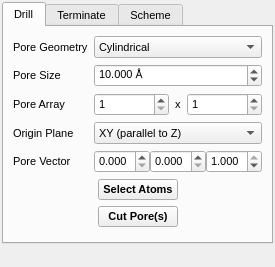
<ui version="4.0">
 <class>PoresWidget</class>
 <widget class="QDockWidget" name="PoresWidget">
  <property name="geometry">
   <rect>
    <x>0</x>
    <y>0</y>
    <width>273</width>
    <height>267</height>
   </rect>
  </property>
  <property name="sizePolicy">
   <sizepolicy hsizetype="Preferred" vsizetype="MinimumExpanding">
    <horstretch>0</horstretch>
    <verstretch>0</verstretch>
   </sizepolicy>
  </property>
  <property name="minimumSize">
   <size>
    <width>273</width>
    <height>267</height>
   </size>
  </property>
  <property name="maximumSize">
   <size>
    <width>275</width>
    <height>524287</height>
   </size>
  </property>
  <property name="font">
   <font>
    <pointsize>8</pointsize>
   </font>
  </property>
  <property name="floating">
   <bool>true</bool>
  </property>
  <property name="allowedAreas">
   <set>Qt::LeftDockWidgetArea|Qt::RightDockWidgetArea</set>
  </property>
  <property name="windowTitle">
   <string>Pore Builder</string>
  </property>
  <widget class="QWidget" name="dockWidgetContents">
   <layout class="QVBoxLayout" name="verticalLayout_4">
    <property name="margin">
     <number>2</number>
    </property>
    <item>
     <widget class="QTabWidget" name="PoreTabWidget">
      <property name="sizePolicy">
       <sizepolicy hsizetype="Expanding" vsizetype="Expanding">
        <horstretch>0</horstretch>
        <verstretch>0</verstretch>
       </sizepolicy>
      </property>
      <property name="minimumSize">
       <size>
        <width>0</width>
        <height>0</height>
       </size>
      </property>
      <property name="currentIndex">
       <number>0</number>
      </property>
      <widget class="QWidget" name="DrillTab">
       <attribute name="title">
        <string>Drill</string>
       </attribute>
       <layout class="QVBoxLayout" name="verticalLayout_2">
        <item>
         <layout class="QGridLayout" name="gridLayout">
          <item row="0" column="0">
           <widget class="QLabel" name="label">
            <property name="sizePolicy">
             <sizepolicy hsizetype="Minimum" vsizetype="Preferred">
              <horstretch>0</horstretch>
              <verstretch>0</verstretch>
             </sizepolicy>
            </property>
            <property name="text">
             <string>Pore Geometry</string>
            </property>
           </widget>
          </item>
          <item row="0" column="1">
           <widget class="QComboBox" name="PoreGeometryCombo">
            <property name="sizePolicy">
             <sizepolicy hsizetype="Expanding" vsizetype="Fixed">
              <horstretch>0</horstretch>
              <verstretch>0</verstretch>
             </sizepolicy>
            </property>
            <property name="toolTip">
             <string>Shape of the pores to drill</string>
            </property>
            <item>
             <property name="text">
              <string>Cylindrical</string>
             </property>
            </item>
           </widget>
          </item>
          <item row="2" column="0">
           <widget class="QLabel" name="label_2">
            <property name="text">
             <string>Pore Array</string>
            </property>
           </widget>
          </item>
          <item row="1" column="1">
           <widget class="QDoubleSpinBox" name="PoreSizeSpin">
            <property name="toolTip">
             <string>Size parameter for the selected pore geometry</string>
            </property>
            <property name="suffix">
             <string> Å</string>
            </property>
            <property name="decimals">
             <number>3</number>
            </property>
            <property name="value">
             <double>10.000000000000000</double>
            </property>
           </widget>
          </item>
          <item row="2" column="1">
           <layout class="QHBoxLayout" name="horizontalLayout">
            <item>
             <widget class="QSpinBox" name="ArrayXSpin">
              <property name="sizePolicy">
               <sizepolicy hsizetype="Expanding" vsizetype="Fixed">
                <horstretch>0</horstretch>
                <verstretch>0</verstretch>
               </sizepolicy>
              </property>
              <property name="toolTip">
               <string>Number of pores to drill along first plane axis</string>
              </property>
              <property name="minimum">
               <number>1</number>
              </property>
              <property name="maximum">
               <number>1000</number>
              </property>
             </widget>
            </item>
            <item>
             <widget class="QLabel" name="label_3">
              <property name="sizePolicy">
               <sizepolicy hsizetype="Minimum" vsizetype="Preferred">
                <horstretch>0</horstretch>
                <verstretch>0</verstretch>
               </sizepolicy>
              </property>
              <property name="text">
               <string>x</string>
              </property>
             </widget>
            </item>
            <item>
             <widget class="QSpinBox" name="ArrayYSpin">
              <property name="sizePolicy">
               <sizepolicy hsizetype="Expanding" vsizetype="Fixed">
                <horstretch>0</horstretch>
                <verstretch>0</verstretch>
               </sizepolicy>
              </property>
              <property name="toolTip">
               <string>Number of pores to drill along second plane axis</string>
              </property>
              <property name="minimum">
               <number>1</number>
              </property>
              <property name="maximum">
               <number>1000</number>
              </property>
             </widget>
            </item>
           </layout>
          </item>
          <item row="1" column="0">
           <widget class="QLabel" name="label_4">
            <property name="text">
             <string>Pore Size</string>
            </property>
           </widget>
          </item>
          <item row="3" column="0">
           <widget class="QLabel" name="label_12">
            <property name="text">
             <string>Origin Plane</string>
            </property>
           </widget>
          </item>
          <item row="3" column="1">
           <widget class="QComboBox" name="OriginPlaneCombo">
            <property name="toolTip">
             <string>Origin plane (cell / crystal face) of the pores</string>
            </property>
            <property name="currentIndex">
             <number>2</number>
            </property>
            <item>
             <property name="text">
              <string>YZ (parallel to X)</string>
             </property>
            </item>
            <item>
             <property name="text">
              <string>XZ (parallel to Y)</string>
             </property>
            </item>
            <item>
             <property name="text">
              <string>XY (parallel to Z)</string>
             </property>
            </item>
           </widget>
          </item>
          <item row="4" column="0">
           <widget class="QLabel" name="label_13">
            <property name="text">
             <string>Pore Vector</string>
            </property>
           </widget>
          </item>
          <item row="4" column="1">
           <layout class="QHBoxLayout" name="horizontalLayout_7">
            <property name="spacing">
             <number>0</number>
            </property>
            <item>
             <widget class="QDoubleSpinBox" name="PoreVectorX">
              <property name="decimals">
               <number>3</number>
              </property>
              <property name="maximum">
               <double>1.000000000000000</double>
              </property>
              <property name="singleStep">
               <double>0.100000000000000</double>
              </property>
             </widget>
            </item>
            <item>
             <widget class="QDoubleSpinBox" name="PoreVectorY">
              <property name="decimals">
               <number>3</number>
              </property>
              <property name="maximum">
               <double>1.000000000000000</double>
              </property>
              <property name="singleStep">
               <double>0.100000000000000</double>
              </property>
             </widget>
            </item>
            <item>
             <widget class="QDoubleSpinBox" name="PoreVectorZ">
              <property name="decimals">
               <number>3</number>
              </property>
              <property name="maximum">
               <double>1.000000000000000</double>
              </property>
              <property name="singleStep">
               <double>0.100000000000000</double>
              </property>
              <property name="value">
               <double>1.000000000000000</double>
              </property>
             </widget>
            </item>
           </layout>
          </item>
         </layout>
        </item>
        <item>
         <layout class="QHBoxLayout" name="horizontalLayout_2">
          <item>
           <spacer name="horizontalSpacer">
            <property name="orientation">
             <enum>Qt::Horizontal</enum>
            </property>
            <property name="sizeHint" stdset="0">
             <size>
              <width>40</width>
              <height>20</height>
             </size>
            </property>
           </spacer>
          </item>
          <item>
           <layout class="QVBoxLayout" name="verticalLayout">
            <item>
             <widget class="QPushButton" name="PoreSelectButton">
              <property name="font">
               <font>
                <weight>75</weight>
                <bold>true</bold>
               </font>
              </property>
              <property name="text">
               <string>Select Atoms</string>
              </property>
             </widget>
            </item>
            <item>
             <widget class="QPushButton" name="PoreSelectAndCutButton">
              <property name="font">
               <font>
                <weight>75</weight>
                <bold>true</bold>
               </font>
              </property>
              <property name="text">
               <string>Cut Pore(s)</string>
              </property>
             </widget>
            </item>
           </layout>
          </item>
          <item>
           <spacer name="horizontalSpacer_2">
            <property name="orientation">
             <enum>Qt::Horizontal</enum>
            </property>
            <property name="sizeHint" stdset="0">
             <size>
              <width>40</width>
              <height>20</height>
             </size>
            </property>
           </spacer>
          </item>
         </layout>
        </item>
        <item>
         <spacer name="verticalSpacer_4">
          <property name="orientation">
           <enum>Qt::Vertical</enum>
          </property>
          <property name="sizeHint" stdset="0">
           <size>
            <width>20</width>
            <height>0</height>
           </size>
          </property>
         </spacer>
        </item>
       </layout>
      </widget>
      <widget class="QWidget" name="TerminateTab">
       <attribute name="title">
        <string>Terminate</string>
       </attribute>
       <layout class="QVBoxLayout" name="verticalLayout_5">
        <item>
         <layout class="QHBoxLayout" name="horizontalLayout_8">
          <item>
           <spacer name="horizontalSpacer_7">
            <property name="orientation">
             <enum>Qt::Horizontal</enum>
            </property>
            <property name="sizeHint" stdset="0">
             <size>
              <width>40</width>
              <height>20</height>
             </size>
            </property>
           </spacer>
          </item>
          <item>
           <widget class="QPushButton" name="TerminateButton">
            <property name="font">
             <font>
              <weight>75</weight>
              <bold>true</bold>
             </font>
            </property>
            <property name="text">
             <string>Terminate</string>
            </property>
           </widget>
          </item>
          <item>
           <spacer name="horizontalSpacer_8">
            <property name="orientation">
             <enum>Qt::Horizontal</enum>
            </property>
            <property name="sizeHint" stdset="0">
             <size>
              <width>40</width>
              <height>20</height>
             </size>
            </property>
           </spacer>
          </item>
         </layout>
        </item>
        <item>
         <spacer name="verticalSpacer_2">
          <property name="orientation">
           <enum>Qt::Vertical</enum>
          </property>
          <property name="sizeHint" stdset="0">
           <size>
            <width>20</width>
            <height>40</height>
           </size>
          </property>
         </spacer>
        </item>
       </layout>
      </widget>
      <widget class="QWidget" name="SchemeTab">
       <attribute name="title">
        <string>Scheme</string>
       </attribute>
       <layout class="QVBoxLayout" name="verticalLayout_3">
        <item>
         <layout class="QHBoxLayout" name="horizontalLayout_3">
          <item>
           <widget class="QLabel" name="label_5">
            <property name="text">
             <string>Grid Size</string>
            </property>
           </widget>
          </item>
          <item>
           <widget class="QSpinBox" name="PartitionGridXSpin">
            <property name="sizePolicy">
             <sizepolicy hsizetype="Expanding" vsizetype="Fixed">
              <horstretch>0</horstretch>
              <verstretch>0</verstretch>
             </sizepolicy>
            </property>
            <property name="minimum">
             <number>1</number>
            </property>
            <property name="maximum">
             <number>1000</number>
            </property>
            <property name="value">
             <number>50</number>
            </property>
           </widget>
          </item>
          <item>
           <widget class="QLabel" name="label_7">
            <property name="sizePolicy">
             <sizepolicy hsizetype="Minimum" vsizetype="Preferred">
              <horstretch>0</horstretch>
              <verstretch>0</verstretch>
             </sizepolicy>
            </property>
            <property name="text">
             <string>x</string>
            </property>
           </widget>
          </item>
          <item>
           <widget class="QSpinBox" name="PartitionGridYSpin">
            <property name="sizePolicy">
             <sizepolicy hsizetype="Expanding" vsizetype="Fixed">
              <horstretch>0</horstretch>
              <verstretch>0</verstretch>
             </sizepolicy>
            </property>
            <property name="minimum">
             <number>1</number>
            </property>
            <property name="maximum">
             <number>1000</number>
            </property>
            <property name="value">
             <number>50</number>
            </property>
           </widget>
          </item>
          <item>
           <widget class="QLabel" name="label_6">
            <property name="sizePolicy">
             <sizepolicy hsizetype="Minimum" vsizetype="Preferred">
              <horstretch>0</horstretch>
              <verstretch>0</verstretch>
             </sizepolicy>
            </property>
            <property name="text">
             <string>x</string>
            </property>
           </widget>
          </item>
          <item>
           <widget class="QSpinBox" name="PartitionGridZSpin">
            <property name="sizePolicy">
             <sizepolicy hsizetype="Expanding" vsizetype="Fixed">
              <horstretch>0</horstretch>
              <verstretch>0</verstretch>
             </sizepolicy>
            </property>
            <property name="minimum">
             <number>1</number>
            </property>
            <property name="maximum">
             <number>1000</number>
            </property>
            <property name="value">
             <number>50</number>
            </property>
           </widget>
          </item>
         </layout>
        </item>
        <item>
         <layout class="QGridLayout" name="gridLayout_3">
          <item row="0" column="0">
           <widget class="QLabel" name="label_8">
            <property name="sizePolicy">
             <sizepolicy hsizetype="Minimum" vsizetype="Preferred">
              <horstretch>0</horstretch>
              <verstretch>0</verstretch>
             </sizepolicy>
            </property>
            <property name="text">
             <string>Minimum Partition Size (%)</string>
            </property>
           </widget>
          </item>
          <item row="0" column="1">
           <widget class="QDoubleSpinBox" name="MinimumPartitionSizeSpin">
            <property name="value">
             <double>5.000000000000000</double>
            </property>
           </widget>
          </item>
          <item row="1" column="1">
           <widget class="QSpinBox" name="AtomExtentSpin">
            <property name="sizePolicy">
             <sizepolicy hsizetype="Expanding" vsizetype="Fixed">
              <horstretch>0</horstretch>
              <verstretch>0</verstretch>
             </sizepolicy>
            </property>
            <property name="minimum">
             <number>0</number>
            </property>
            <property name="singleStep">
             <number>1</number>
            </property>
            <property name="value">
             <number>2</number>
            </property>
           </widget>
          </item>
          <item row="1" column="0">
           <widget class="QLabel" name="label_14">
            <property name="text">
             <string>Atom Extent (cells)</string>
            </property>
           </widget>
          </item>
         </layout>
        </item>
        <item>
         <layout class="QHBoxLayout" name="horizontalLayout_5">
          <item>
           <spacer name="horizontalSpacer_3">
            <property name="orientation">
             <enum>Qt::Horizontal</enum>
            </property>
            <property name="sizeHint" stdset="0">
             <size>
              <width>40</width>
              <height>20</height>
             </size>
            </property>
           </spacer>
          </item>
          <item>
           <widget class="QPushButton" name="GenerateSchemeButton">
            <property name="font">
             <font>
              <weight>75</weight>
              <bold>true</bold>
             </font>
            </property>
            <property name="text">
             <string>Generate</string>
            </property>
           </widget>
          </item>
          <item>
           <spacer name="horizontalSpacer_4">
            <property name="orientation">
             <enum>Qt::Horizontal</enum>
            </property>
            <property name="sizeHint" stdset="0">
             <size>
              <width>40</width>
              <height>20</height>
             </size>
            </property>
           </spacer>
          </item>
         </layout>
        </item>
        <item>
         <layout class="QGridLayout" name="gridLayout_2">
          <item row="0" column="0">
           <widget class="QLabel" name="label_9">
            <property name="sizePolicy">
             <sizepolicy hsizetype="Expanding" vsizetype="Preferred">
              <horstretch>0</horstretch>
              <verstretch>0</verstretch>
             </sizepolicy>
            </property>
            <property name="text">
             <string>Number of Detected Partitions</string>
            </property>
           </widget>
          </item>
          <item row="0" column="1">
           <widget class="QLabel" name="PartitionNumberLabel">
            <property name="text">
             <string>0</string>
            </property>
           </widget>
          </item>
          <item row="1" column="0">
           <widget class="QLabel" name="label_10">
            <property name="text">
             <string>Total Volume of Partitions (%)</string>
            </property>
           </widget>
          </item>
          <item row="2" column="0">
           <widget class="QLabel" name="label_11">
            <property name="text">
             <string>Total Volume of Partitions (cubic Å)</string>
            </property>
           </widget>
          </item>
          <item row="1" column="1">
           <widget class="QLabel" name="PartitionVolumePercentLabel">
            <property name="text">
             <string>0</string>
            </property>
           </widget>
          </item>
          <item row="2" column="1">
           <widget class="QLabel" name="PartitionVolumeLabel">
            <property name="text">
             <string>0</string>
            </property>
           </widget>
          </item>
         </layout>
        </item>
        <item>
         <layout class="QHBoxLayout" name="horizontalLayout_6">
          <item>
           <spacer name="horizontalSpacer_5">
            <property name="orientation">
             <enum>Qt::Horizontal</enum>
            </property>
            <property name="sizeHint" stdset="0">
             <size>
              <width>40</width>
              <height>20</height>
             </size>
            </property>
           </spacer>
          </item>
          <item>
           <widget class="QPushButton" name="CopySchemeButton">
            <property name="font">
             <font>
              <weight>75</weight>
              <bold>true</bold>
             </font>
            </property>
            <property name="text">
             <string>Copy to Builder</string>
            </property>
           </widget>
          </item>
          <item>
           <spacer name="horizontalSpacer_6">
            <property name="orientation">
             <enum>Qt::Horizontal</enum>
            </property>
            <property name="sizeHint" stdset="0">
             <size>
              <width>40</width>
              <height>20</height>
             </size>
            </property>
           </spacer>
          </item>
         </layout>
        </item>
        <item>
         <spacer name="verticalSpacer_3">
          <property name="orientation">
           <enum>Qt::Vertical</enum>
          </property>
          <property name="sizeHint" stdset="0">
           <size>
            <width>20</width>
            <height>0</height>
           </size>
          </property>
         </spacer>
        </item>
       </layout>
      </widget>
     </widget>
    </item>
    <item>
     <spacer name="verticalSpacer">
      <property name="orientation">
       <enum>Qt::Vertical</enum>
      </property>
      <property name="sizeHint" stdset="0">
       <size>
        <width>20</width>
        <height>0</height>
       </size>
      </property>
     </spacer>
    </item>
   </layout>
  </widget>
 </widget>
 <resources>
  <include location="icons.qrc"/>
 </resources>
 <connections/>
</ui>
